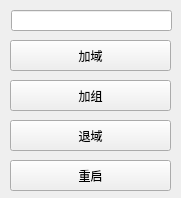
<?xml version="1.0" encoding="UTF-8"?>
<ui version="4.0">
 <class>joinADtoolstestClass</class>
 <widget class="QMainWindow" name="joinADtoolstestClass">
  <property name="enabled">
   <bool>true</bool>
  </property>
  <property name="geometry">
   <rect>
    <x>0</x>
    <y>0</y>
    <width>181</width>
    <height>198</height>
   </rect>
  </property>
  <property name="windowTitle">
   <string>JoinAD-Tools intlee</string>
  </property>
  <property name="dockNestingEnabled">
   <bool>true</bool>
  </property>
  <widget class="QWidget" name="centralWidget">
   <property name="maximumSize">
    <size>
     <width>16777215</width>
     <height>16777215</height>
    </size>
   </property>
   <widget class="QPushButton" name="pushButton_4">
    <property name="geometry">
     <rect>
      <x>10</x>
      <y>160</y>
      <width>161</width>
      <height>31</height>
     </rect>
    </property>
    <property name="text">
     <string>重启</string>
    </property>
   </widget>
   <widget class="QPushButton" name="pushButton_3">
    <property name="geometry">
     <rect>
      <x>10</x>
      <y>80</y>
      <width>161</width>
      <height>31</height>
     </rect>
    </property>
    <property name="text">
     <string>加组</string>
    </property>
   </widget>
   <widget class="QPushButton" name="pushButton_2">
    <property name="geometry">
     <rect>
      <x>10</x>
      <y>120</y>
      <width>161</width>
      <height>31</height>
     </rect>
    </property>
    <property name="text">
     <string>退域</string>
    </property>
   </widget>
   <widget class="QLineEdit" name="lineEdit">
    <property name="geometry">
     <rect>
      <x>11</x>
      <y>10</y>
      <width>161</width>
      <height>21</height>
     </rect>
    </property>
    <property name="layoutDirection">
     <enum>Qt::LeftToRight</enum>
    </property>
    <property name="alignment">
     <set>Qt::AlignCenter</set>
    </property>
   </widget>
   <widget class="QPushButton" name="pushButton">
    <property name="geometry">
     <rect>
      <x>10</x>
      <y>40</y>
      <width>161</width>
      <height>31</height>
     </rect>
    </property>
    <property name="text">
     <string>加域</string>
    </property>
   </widget>
  </widget>
 </widget>
 <layoutdefault spacing="6" margin="11"/>
 <resources>
  <include location="joinADtoolstest.qrc"/>
 </resources>
 <connections/>
</ui>
